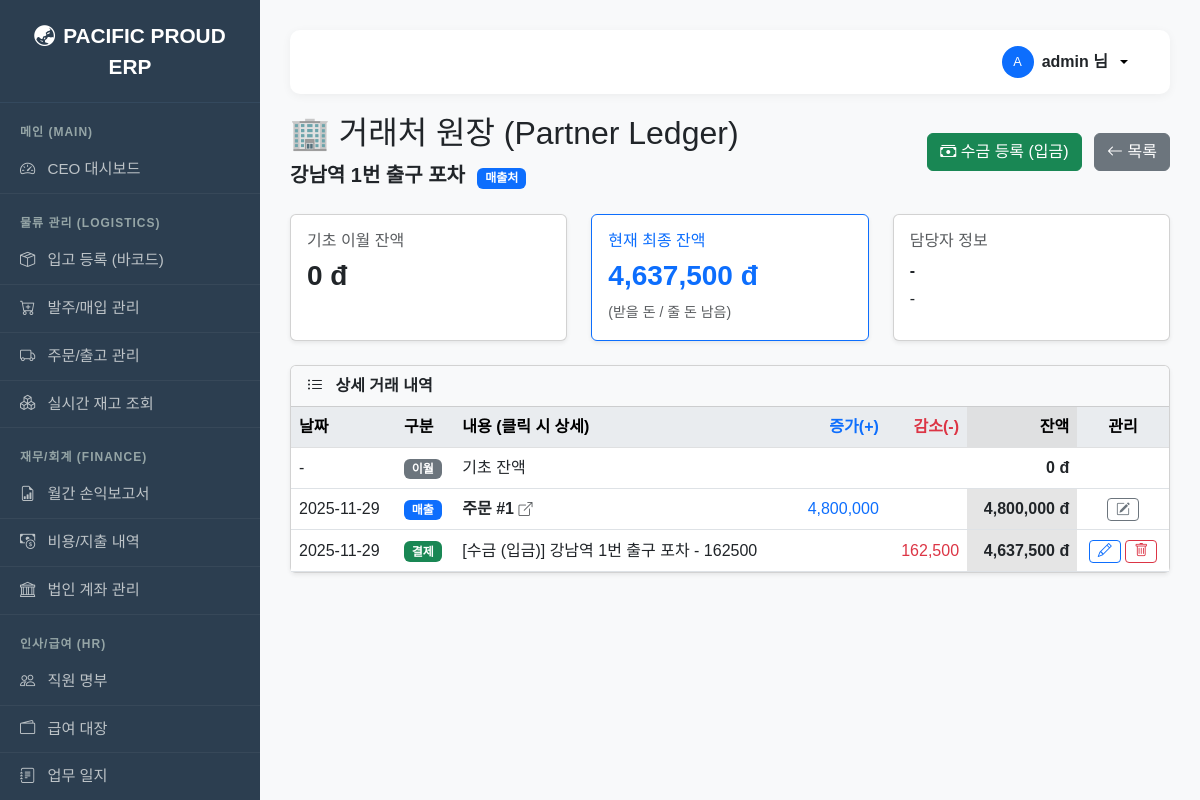
Screenshot of /partners/4/ (signed in) with the database file from the repository.
### fulfillment/models.py (models this page shows, shortened)
class Partner(models.Model):
    name = models.CharField(max_length=100, verbose_name="상호명")
    partner_type = models.CharField(max_length=10, choices=PartnerType.choices, verbose_name="구분")
    biz_number = models.CharField(max_length=20, verbose_name="사업자번호", blank=True, null=True)
    owner_name = models.CharField(max_length=50, verbose_name="대표자명", blank=True, null=True)
    phone = models.CharField(max_length=20, verbose_name="대표 전화번호", blank=True, null=True)
    address = models.CharField(max_length=200, verbose_name="주소", blank=True, null=True)
    contact_person = models.CharField(max_length=50, verbose_name="담당자명", blank=True, null=True)
    contact_phone = models.CharField(max_length=20, verbose_name="담당자 연락처", blank=True, null=True)
    initial_balance = models.DecimalField(max_digits=12, decimal_places=0, default=0, verbose_name="기초 미수/미지급금")
    email = models.EmailField(verbose_name="이메일", blank=True, null=True)
    @property
    def current_balance(self):
        deposit_total = self.payment_set.filter(payment_type='INBOUND').aggregate(s=Sum('amount'))['s'] or 0
        withdrawal_total = self.payment_set.filter(payment_type='OUTBOUND').aggregate(s=Sum('amount'))['s'] or 0
        if self.partner_type == 'CLIENT':
            sales_total = self.order_set.filter(status='SHIPPED').aggregate(s=Sum('total_revenue'))['s'] or 0
            return (self.initial_balance + sales_total) - deposit_total
        elif self.partner_type == 'SUPPLIER':
            purchase_total = self.purchase_set.filter(status='RECEIVED').aggregate(s=Sum('total_amount'))['s'] or 0
            payable = (self.initial_balance + purchase_total) - withdrawal_total
            return payable * -1
        return 0

class Order(models.Model):
    client = models.ForeignKey(Partner, on_delete=models.PROTECT, limit_choices_to={'partner_type__in': ['CLIENT', 'BOTH']}, null=True)
    order_date = models.DateTimeField(auto_now_add=True)
    status = models.CharField(max_length=20, choices=[('PENDING', '접수'), ('ALLOCATED', '피킹지시'), ('SHIPPED', '출고완료')], default='PENDING')
    memo = models.CharField(max_length=200, blank=True, null=True)
    total_revenue = models.DecimalField(max_digits=12, decimal_places=0, default=0)
    total_cogs = models.DecimalField(max_digits=12, decimal_places=0, default=0)
    def __str__(self): return f"주문 #{self.id}"

class Payment(models.Model):
    PAYMENT_TYPE = [
        ('INBOUND', '수금 (입금)'),   # 매출처에서 돈 받음 -> 통장 잔액 증가
        ('OUTBOUND', '지급 (출금)'),  # 매입처에 돈 줌 -> 통장 잔액 감소
    ]
    partner = models.ForeignKey('Partner', on_delete=models.CASCADE, verbose_name="거래처")
    date = models.DateField(default=timezone.now, verbose_name="거래일자")
    payment_type = models.CharField(max_length=10, choices=PAYMENT_TYPE, verbose_name="구분")
    amount = models.DecimalField(max_digits=12, decimal_places=0, verbose_name="금액")
    method = models.CharField(max_length=20, default='CASH', choices=[('CASH','현금'), ('BANK','계좌이체'), ('CARD','카드')], verbose_name="결제수단")
    memo = models.CharField(max_length=100, blank=True, verbose_name="적요")
    bank_account = models.ForeignKey('BankAccount', on_delete=models.SET_NULL, null=True, blank=True, verbose_name="연동 계좌")
    related_bank_trx = models.OneToOneField('BankTransaction', on_delete=models.SET_NULL, null=True, blank=True, editable=False)
    def __str__(self):
        return f"[{self.get_payment_type_display()}] {self.partner.name} - {self.amount}"

### fulfillment/views.py (the view)
# urls.py: path('partners/<int:pk>/', views.partner_detail, name='partner_detail'),
@login_required
def partner_detail(request, pk):
    partner = get_object_or_404(Partner, pk=pk)
    transactions = []
    if partner.partner_type in ['CLIENT', 'BOTH']:
        orders = partner.order_set.filter(status='SHIPPED')
        for o in orders:
            o.data_type='order'; o.type_label="매출"; o.amount=o.total_revenue; o.date=o.order_date.date(); o.link_id=o.id
            transactions.append(o)
    if partner.partner_type in ['SUPPLIER', 'BOTH']:
        purchases = partner.purchase_set.filter(status='RECEIVED')
        for p in purchases:
            p.data_type='purchase'; p.type_label="매입"; p.amount=p.total_amount; p.date=p.purchase_date; p.link_id=p.id
            transactions.append(p)
    for pay in partner.payment_set.all():
        pay.data_type='payment'; pay.type_label=pay.get_payment_type_display(); pay.link_id=pay.id
        pay.calc_amount = -pay.amount
        transactions.append(pay)
    transactions.sort(key=lambda x: x.date)
    running = partner.initial_balance
    ledger = []
    for t in transactions:
        change = getattr(t, 'calc_amount', t.amount)
        running += change
        ledger.append({
            'obj': t, 'date': t.date, 'type': t.type_label, 'data_type': getattr(t, 'data_type', 'payment'),
            'desc': str(t), 'change': change, 'balance': running
        })
    initial = {'date': timezone.now().date()}
    if partner.partner_type == 'CLIENT': initial['payment_type'] = 'INBOUND'
    elif partner.partner_type == 'SUPPLIER': initial['payment_type'] = 'OUTBOUND'
    form = PaymentQuickForm(initial=initial)
    return render(request, 'fulfillment/partner_detail.html', {'partner': partner, 'ledger_data': ledger, 'form': form})

### fulfillment/models.py (called while the page is built)
    def __str__(self):
        return f"{self.bank_name} ({self.account_number})"

### templates/fulfillment/partner_detail.html (shortened to what this page needs)
{% extends 'base.html' %}
{% load humanize %}
{% block content %}
<div class="d-flex justify-content-between align-items-center mb-4">
    <div>
        <h2>🏢 거래처 원장 (Partner Ledger)</h2>
        <span class="fs-5 fw-bold text-dark">{{ partner.name }}</span>
        <span class="badge {% if partner.partner_type == 'CLIENT' %}bg-primary{% else %}bg-secondary{% endif %} ms-2">
            {{ partner.get_partner_type_display }}
        </span>
    </div>
    <div>
        <button class="btn btn-success me-2" data-bs-toggle="modal" data-bs-target="#addPaymentModal">
            <i class="bi bi-cash-stack"></i>
            {% if partner.partner_type == 'CLIENT' %}수금 등록 (입금){% else %}결제 등록 (출금){% endif %}
        </button>
        <a href="{% url 'fulfillment:partner_list' %}" class="btn btn-secondary">
            <i class="bi bi-arrow-left"></i> 목록
        </a>
    </div>
</div>
<div class="row mb-4">
    <div class="col-md-4">
        <div class="card shadow-sm h-100">
            <div class="card-body">
                <h6 class="text-muted mb-2">기초 이월 잔액</h6>
                <h3 class="fw-bold">{{ partner.initial_balance|intcomma }} đ</h3>
            </div>
        </div>
    </div>
    <div class="col-md-4">
        <div class="card shadow-sm h-100 border-primary">
            <div class="card-body">
                <h6 class="text-primary mb-2">현재 최종 잔액</h6>
                <h3 class="fw-bold text-primary">{{ partner.current_balance|intcomma }} đ</h3>
                <small class="text-muted">
                    {% if partner.current_balance > 0 %} (받을 돈 / 줄 돈 남음)
                    {% elif partner.current_balance < 0 %} (초과 수금 / 선급금)
                    {% else %} (정산 완료) {% endif %}
                </small>
            </div>
        </div>
    </div>
    <div class="col-md-4">
        <div class="card shadow-sm h-100">
            <div class="card-body">
                <h6 class="text-muted mb-2">담당자 정보</h6>
                <p class="mb-1"><strong>{{ partner.contact_person|default:"-" }}</strong></p>
                <p class="mb-0">{{ partner.contact_phone|default:"-" }}</p>
            </div>
        </div>
    </div>
</div>
<div class="card shadow-sm">
    <div class="card-header bg-light fw-bold">
        <i class="bi bi-list-ul me-2"></i> 상세 거래 내역
    </div>
    <div class="table-responsive">
        <table class="table table-hover align-middle mb-0">
            <thead class="table-light">
                <tr>
                    <th>날짜</th>
                    <th>구분</th>
                    <th>내용 (클릭 시 상세)</th>
                    <th class="text-end text-primary">증가(+)</th>
                    <th class="text-end text-danger">감소(-)</th>
                    <th class="text-end table-active">잔액</th>
                    <th class="text-center">관리</th>
                </tr>
            </thead>
            <tbody>
                <tr class="bg-light bg-opacity-50">
                    <td>-</td>
                    <td><span class="badge bg-secondary">이월</span></td>
                    <td>기초 잔액</td>
                    <td></td>
                    <td></td>
                    <td class="text-end fw-bold">{{ partner.initial_balance|intcomma }} đ</td>
                    <td></td>
                </tr>
                {% for row in ledger_data %}
                <tr>
                    <td>{{ row.date|date:"Y-m-d" }}</td>
                    <td>
                        {% if row.data_type == 'order' %} <span class="badge bg-primary">매출</span>
                        {% elif row.data_type == 'purchase' %} <span class="badge bg-secondary">매입</span>
                        {% else %} <span class="badge bg-success">결제</span> {% endif %}
                    </td>
                    <td>
                        {% if row.data_type == 'order' %}
                            <a href="{% url 'fulfillment:order_update' row.obj.id %}" class="text-decoration-none fw-bold text-dark">
                                {{ row.desc }} <i class="bi bi-box-arrow-up-right small text-muted"></i>
                            </a>
                        {% elif row.data_type == 'purchase' %}
                            <a href="{% url 'fulfillment:purchase_update' row.obj.id %}" class="text-decoration-none fw-bold text-dark">
                                {{ row.desc }} <i class="bi bi-box-arrow-up-right small text-muted"></i>
                            </a>
                        {% else %}
                            {{ row.desc }}
                        {% endif %}
                    </td>
                    <td class="text-end text-primary">
                        {% if row.change > 0 %}{{ row.change|intcomma }}{% endif %}
                    </td>
                    <td class="text-end text-danger">
                        {% if row.change < 0 %}{{ row.change|stringformat:"d"|slice:"1:"|intcomma }}{% endif %}
                    </td>
                    <td class="text-end fw-bold table-active">{{ row.balance|intcomma }} đ</td>
                    <td class="text-center">
                        {% if row.data_type == 'payment' %}
                            <a href="{% url 'fulfillment:payment_update' row.obj.id %}" class="btn btn-sm btn-outline-primary py-0"><i class="bi bi-pencil"></i></a>
                            <a href="{% url 'fulfillment:payment_delete' row.obj.id %}" class="btn btn-sm btn-outline-danger py-0"><i class="bi bi-trash"></i></a>
                        {% elif row.data_type == 'order' %}
                            <a href="{% url 'fulfillment:order_update' row.obj.id %}" class="btn btn-sm btn-outline-secondary py-0" title="주문수정"><i class="bi bi-pencil-square"></i></a>
                        {% elif row.data_type == 'purchase' %}
                            <a href="{% url 'fulfillment:purchase_update' row.obj.id %}" class="btn btn-sm btn-outline-secondary py-0" title="발주수정"><i class="bi bi-pencil-square"></i></a>
                        {% endif %}
                    </td>
                </tr>
                {% endfor %}
            </tbody>
        </table>
    </div>
</div>
{% endblock %}

### templates/base.html (shortened to what this page needs)
<!DOCTYPE html>
<html lang="ko">
<head>
    <link href="https://cdn.jsdelivr.net/npm/bootstrap@5.3.0/dist/css/bootstrap.min.css" rel="stylesheet">
    <link rel="stylesheet" href="https://cdn.jsdelivr.net/npm/bootstrap-icons@1.10.0/font/bootstrap-icons.css">
    <link href="https://cdn.jsdelivr.net/npm/select2@4.1.0-rc.0/dist/css/select2.min.css" rel="stylesheet" />
    <link rel="stylesheet" href="https://cdn.jsdelivr.net/npm/select2-bootstrap-5-theme@1.3.0/dist/select2-bootstrap-5-theme.min.css" />
</head>
<body>
    <nav class="sidebar" id="sidebar">
        <div class="brand">
            <i class="bi bi-globe-asia-australia me-2"></i>PACIFIC PROUD ERP
        </div>
        <div class="category">메인 (Main)</div>
        <a href="{% url 'fulfillment:dashboard' %}"><i class="bi bi-speedometer2 me-2"></i> CEO 대시보드</a>
        <div class="category">물류 관리 (Logistics)</div>
        {% if perms.fulfillment.view_inventory or user.is_superuser %}
        <a href="{% url 'fulfillment:inbound_create' %}"><i class="bi bi-box-seam me-2"></i> 입고 등록 (바코드)</a>
        <a href="{% url 'fulfillment:purchase_list' %}"><i class="bi bi-cart-plus me-2"></i> 발주/매입 관리</a>
        <a href="{% url 'fulfillment:order_list' %}"><i class="bi bi-truck me-2"></i> 주문/출고 관리</a>
        <a href="{% url 'fulfillment:inventory_list' %}"><i class="bi bi-boxes me-2"></i> 실시간 재고 조회</a>
        {% endif %}
        <div class="category">재무/회계 (Finance)</div>
        {% if perms.fulfillment.view_expense or user.is_superuser %}
        <a href="{% url 'fulfillment:monthly_report' %}"><i class="bi bi-file-earmark-bar-graph me-2"></i> 월간 손익보고서</a>
        <a href="{% url 'fulfillment:expense_list' %}"><i class="bi bi-cash-coin me-2"></i> 비용/지출 내역</a>
        <a href="{% url 'fulfillment:bank_list' %}"><i class="bi bi-bank me-2"></i> 법인 계좌 관리</a>
        {% endif %}
        <div class="category">인사/급여 (HR)</div>
        {% if perms.fulfillment.view_employee or user.is_superuser %}
        <a href="{% url 'fulfillment:employee_list' %}"><i class="bi bi-people me-2"></i> 직원 명부</a>
        <a href="{% url 'fulfillment:payroll_list' %}"><i class="bi bi-wallet2 me-2"></i> 급여 대장</a>
        <a href="{% url 'fulfillment:worklog_list' %}"><i class="bi bi-journal-text me-2"></i> 업무 일지</a>
        {% endif %}
    </nav>
    <div class="main-content-wrapper">
        <div class="top-header">
            {% if user.is_authenticated %}
                <div class="dropdown">
                    <button class="btn btn-light dropdown-toggle d-flex align-items-center gap-2 border-0 bg-transparent" type="button" data-bs-toggle="dropdown" aria-expanded="false">
                        <div class="bg-primary text-white rounded-circle d-flex justify-content-center align-items-center" style="width: 32px; height: 32px; font-size: 0.8rem;">
                            {{ user.username|slice:":1"|upper }}
                        </div>
                        <span class="fw-bold text-dark">{{ user.username }} 님</span>
                    </button>
                </div>
            {% else %}
                <a href="{% url 'login' %}" class="btn btn-primary btn-sm px-4 rounded-pill">
                    <i class="bi bi-box-arrow-in-right me-1"></i> 로그인
                </a>
            {% endif %}
        </div>
        {% block content %}
        {% endblock %}
    </div>
</body>
</html>

### templates/base.html (style rules this page uses)
body { font-family: 'Malgun Gothic', sans-serif; background-color: #f8f9fa; overflow-x: hidden; }
.sidebar { width: 260px; min-height: 100vh; background-color: #2c3e50; color: #ecf0f1; position: fixed; left: 0; top: 0; z-index: 1050; overflow-y: auto; transition: all 0.3s; }
@media (min-width: 768px) { .main-content-wrapper { margin-left: 260px; padding: 30px; width: calc(100% - 260px); } }
.sidebar a { color: #bdc3c7; text-decoration: none; display: block; padding: 12px 20px; font-size: 0.95rem; border-bottom: 1px solid rgba(255,255,255,0.05); }
.sidebar .category { font-size: 0.75rem; text-transform: uppercase; color: #95a5a6; padding: 20px 20px 5px; font-weight: bold; letter-spacing: 1px; }
.sidebar .brand { font-size: 1.3rem; font-weight: bold; padding: 20px; text-align: center; color: #fff; border-bottom: 1px solid #34495e; }
.top-header { background-color: #fff; padding: 10px 30px; box-shadow: 0 2px 10px rgba(0,0,0,0.05); display: flex; justify-content: flex-end; align-items: center; margin-bottom: 20px; border-radius: 10px; }
.table thead th { position: sticky; top: 0; z-index: 2; background-color: #e9ecef; white-space: nowrap; }

### rows the page displays
Partner: name "강남역 1번 출구 포차", partner_type "매출처", initial_balance "0", current_balance "4,637,500", contact_person "-", contact_phone "-"
Order: date "2025-11-29", shows "매출", desc "주문 #1", change "4,800,000", balance "4,800,000"
Payment: date "2025-11-29", shows "결제", desc "[수금 (입금)] 강남역 1번 출구 포차 - 162500", change "162,500", balance "4,637,500"

### other values shown
{{ user.username|slice:":1"|upper }} "A"
{{ user.username }} "admin"
